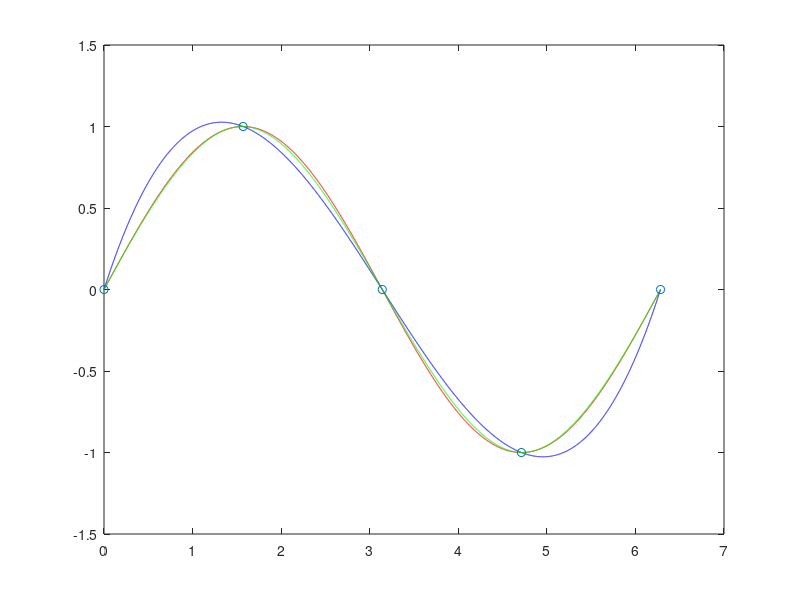

The MATLAB source for this figure:
%a)
X = [0 pi/2 pi 3.*pi/2 2.*pi];
x = 0:0.001:2*pi;
f = @(x) sin(x);
fx = f(x);

spline(X, f(X), pi/4)
spline(X, [1 f(X) 1], pi/4)

plot(x,fx,'r')
hold on

%b)
s = spline (X, f(X), x);
cs = spline (X, [1 f(X) 1], x);

plot(x, s, 'b')
plot(x, cs, 'g')
plot(X, f(X), 'o')
